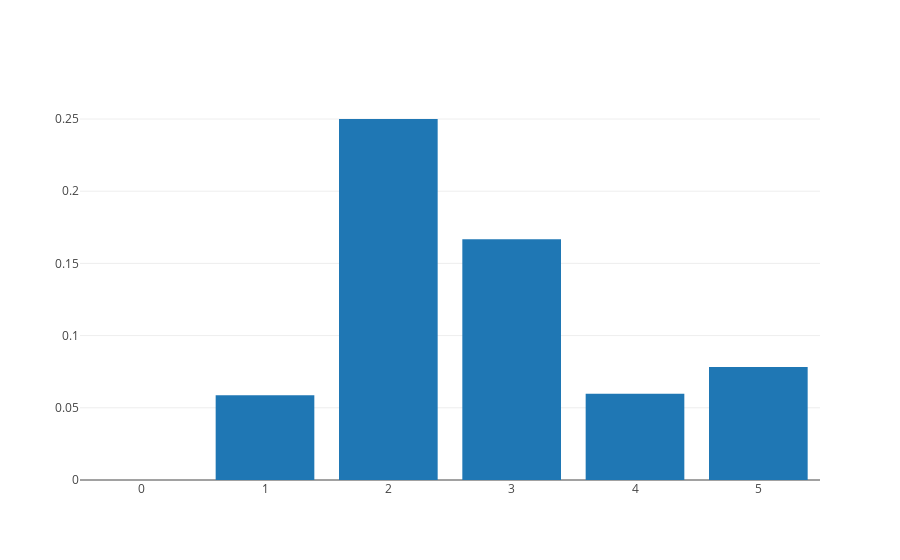

The cell this chart's notebook holds for it:
### Code cell
import plotly.plotly as py
import plotly.graph_objs as go

x = default_rate_home_ownership.home_ownership
y = default_rate_home_ownership.res

plot_data = [go.Bar(
            x=x,
            y=y
    )]

iplot(plot_data, filename='basic-bar')

### Figure 1 — Plotly figure (JSON) as saved in the notebook; plotly's stock layout.template omitted (floating-point values rounded to 4 significant figures)
{"data": [{"type": "bar", "x": [0, 1, 2, 3, 4, 5], "y": [0, 0.05877, 0.25, 0.1667, 0.0597, 0.07823]}], "layout": {}}
